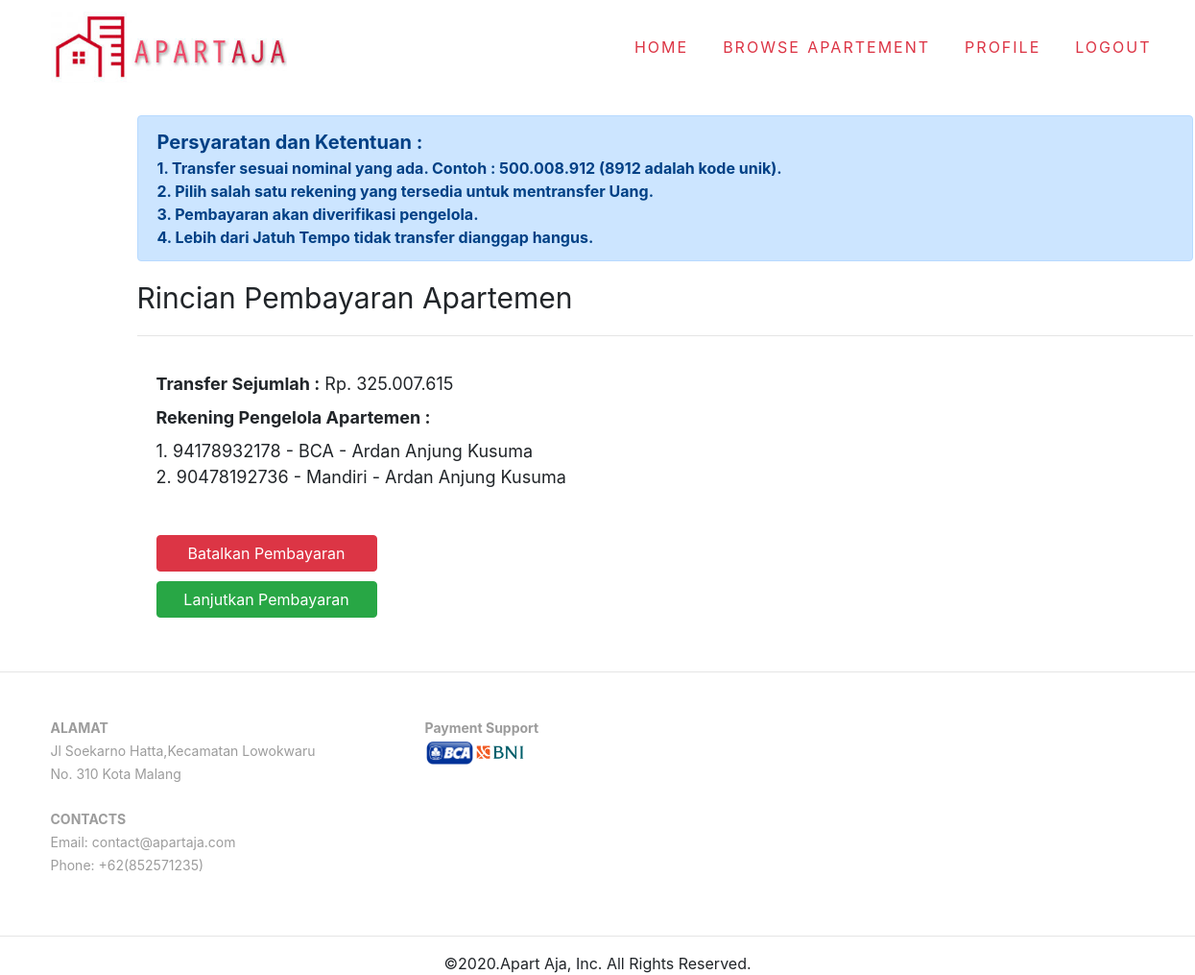
/checkout-beli.php?id_ruangan=1 (signed in), run on the app's committed database.
### tables this page shows
CREATE TABLE `ruangan_apartemen` (
  `id_ruangan` int(11) NOT NULL,
  `id_apartemen` int(11) NOT NULL,
  `id_pengelola` int(11) NOT NULL,
  `nama` varchar(255) NOT NULL,
  `jenis_ruangan` varchar(250) NOT NULL,
  `harga_beli` bigint(20) NOT NULL,
  `detail_ruangan` text NOT NULL,
  `sisa_ruang_apartemen` int(10) NOT NULL,
  `gambar_utama` text NOT NULL
);

CREATE TABLE `rekening_bank` (
  `id_rekening` int(11) NOT NULL,
  `id_pengelola` int(11) NOT NULL,
  `nama_bank` varchar(25) NOT NULL,
  `nama_pemilik` varchar(60) NOT NULL,
  `no_rek` varchar(90) NOT NULL
);

### checkout-beli.php (the view, shortened to what this page needs)
<?php
include 'connection.php';
if (!empty($_SESSION['level']) == '1') {
    include 'header-user.php';
    $id_ruangan = $_GET['id_ruangan'];
?>
    <div class="container" style="padding: 20px; margin: 0 auto ;margin-top:100px;">
        <div class="row">
            <?php
            $queryDetailPembayaran = "select * from ruangan_apartemen ra JOIN apartemen a ON ra.id_apartemen = a.id_apartemen JOIN pengelola_apartemen pa ON ra.id_pengelola = pa.id_pengelola where ra.id_ruangan = '$id_ruangan'";
            $resultDetailPembayaran = mysqli_query($connect, $queryDetailPembayaran);
            while ($pembayaran = mysqli_fetch_array($resultDetailPembayaran)) {
                $id_pengelola = $pembayaran['id_pengelola'];
                $queryGetRekening = "SELECT * FROM rekening_bank where id_pengelola = '$id_pengelola'";
            ?>
                <div class="col-md-12" style="margin-left:70px;margin-right:70px;">
                    <div class="alert alert-primary" role="alert">
                        <span style="font-size: 20px;font-weight:bold;margin-bottom: 10px">Persyaratan dan Ketentuan : </span><br>
                        <b>1. Transfer sesuai nominal yang ada. Contoh : 500.008.912 (8912 adalah kode unik).<br>2. Pilih salah satu rekening yang tersedia untuk mentransfer Uang.<br>3. Pembayaran akan diverifikasi pengelola. <br>4. Lebih dari Jatuh Tempo tidak transfer dianggap hangus.</b></<b><br>
                    </div>
                    <span style="margin-top:20px;margin-bottom: 20px;font-size: 30px">Rincian Pembayaran Apartemen</span>
                    <hr>
                    <div class="card-body" style="font-size: 18px">
                        <?php
                        $randomNum = rand(1000, 9999);
                        $harga = $pembayaran['harga_beli'];
                        $priceCode = substr_replace($harga, $randomNum, -4);
                        ?>
                        <label for=""><b>Transfer Sejumlah : </b></label>
                        Rp. <?= number_format($priceCode, 0, ',', '.');; ?><br>
                        <label for=""><b>Rekening Pengelola Apartemen : </b></label><br>
                        <?php
                        $resultDetailRekening = mysqli_query($connect, $queryGetRekening);
                        $no = 1;
                        while ($rek = mysqli_fetch_array($resultDetailRekening)) {
                        ?>
                            <?= $no ?>. <?= $rek['no_rek']; ?> - <?= $rek['nama_bank']; ?> - <?= $rek['nama_pemilik']; ?><br>
                        <?php
                            $no++;
                        }
                        ?>
                        <br>
                        <a href="daftar-ruangan.php" class="btn btn-danger" style="width: 230px;margin-top:20px">Batalkan Pembayaran</a>
                        <form action="" method="POST">
                            <button class="btn btn-success" type="submit" style="margin-top:10px;width:230px" name="submit">Lanjutkan Pembayaran</button>
                        </form>
                    </div>
                    <?php
                }
                    ?>
                </div>
        </div>
    </div>
<?php
    include 'footer.php';
} else { ?>
    <script>
        window.location = 'login-user.php';
    </script>
<?php
}
?>
</body>
</html>

### assets/mobirise/css/style.css (style rules this page uses)
html { position: relative; min-height: 100%; }

### data on the page
ruangan_apartemen: harga_beli "325.007.615"
rekening_bank: no_rek "94178932178", nama_bank "BCA", nama_pemilik "Ardan Anjung Kusuma"
rekening_bank: no_rek "90478192736", nama_bank "Mandiri", nama_pemilik "Ardan Anjung Kusuma"
